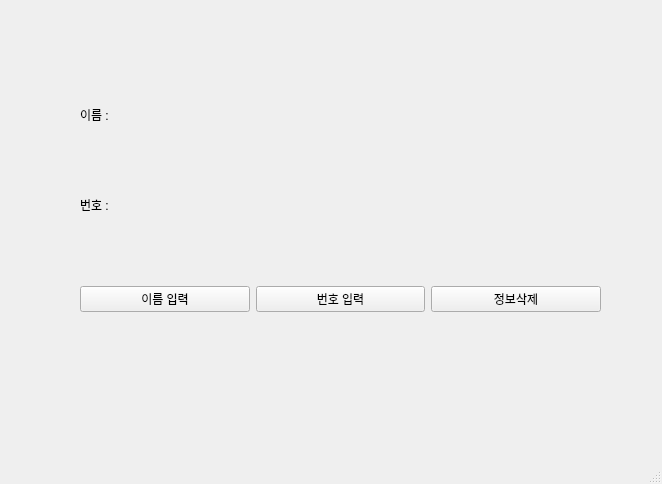
<?xml version="1.0" encoding="UTF-8"?>
<ui version="4.0">
 <class>MainWindow</class>
 <widget class="QMainWindow" name="MainWindow">
  <property name="geometry">
   <rect>
    <x>0</x>
    <y>0</y>
    <width>662</width>
    <height>484</height>
   </rect>
  </property>
  <property name="windowTitle">
   <string>MainWindow</string>
  </property>
  <widget class="QWidget" name="centralwidget">
   <widget class="QWidget" name="verticalLayoutWidget">
    <property name="geometry">
     <rect>
      <x>80</x>
      <y>40</y>
      <width>521</width>
      <height>341</height>
     </rect>
    </property>
    <layout class="QVBoxLayout" name="verticalLayout">
     <item>
      <layout class="QHBoxLayout" name="horizontalLayout">
       <item>
        <widget class="QLabel" name="label_2">
         <property name="sizePolicy">
          <sizepolicy hsizetype="Fixed" vsizetype="Fixed">
           <horstretch>0</horstretch>
           <verstretch>0</verstretch>
          </sizepolicy>
         </property>
         <property name="text">
          <string>이름 :</string>
         </property>
        </widget>
       </item>
       <item>
        <widget class="QLabel" name="name">
         <property name="sizePolicy">
          <sizepolicy hsizetype="Preferred" vsizetype="Fixed">
           <horstretch>0</horstretch>
           <verstretch>0</verstretch>
          </sizepolicy>
         </property>
         <property name="text">
          <string/>
         </property>
        </widget>
       </item>
      </layout>
     </item>
     <item>
      <layout class="QHBoxLayout" name="horizontalLayout_2">
       <item>
        <widget class="QLabel" name="label_4">
         <property name="sizePolicy">
          <sizepolicy hsizetype="Fixed" vsizetype="Fixed">
           <horstretch>0</horstretch>
           <verstretch>0</verstretch>
          </sizepolicy>
         </property>
         <property name="text">
          <string>번호 :</string>
         </property>
        </widget>
       </item>
       <item>
        <widget class="QLabel" name="phone">
         <property name="sizePolicy">
          <sizepolicy hsizetype="Preferred" vsizetype="Fixed">
           <horstretch>0</horstretch>
           <verstretch>0</verstretch>
          </sizepolicy>
         </property>
         <property name="text">
          <string/>
         </property>
        </widget>
       </item>
      </layout>
     </item>
     <item>
      <layout class="QHBoxLayout" name="horizontalLayout_3">
       <item>
        <widget class="QPushButton" name="button1">
         <property name="text">
          <string>이름 입력</string>
         </property>
        </widget>
       </item>
       <item>
        <widget class="QPushButton" name="button2">
         <property name="text">
          <string>번호 입력</string>
         </property>
        </widget>
       </item>
       <item>
        <widget class="QPushButton" name="button3">
         <property name="text">
          <string>정보삭제</string>
         </property>
        </widget>
       </item>
      </layout>
     </item>
    </layout>
   </widget>
  </widget>
  <widget class="QMenuBar" name="menubar">
   <property name="geometry">
    <rect>
     <x>0</x>
     <y>0</y>
     <width>662</width>
     <height>24</height>
    </rect>
   </property>
  </widget>
  <widget class="QStatusBar" name="statusbar"/>
 </widget>
 <resources/>
 <connections/>
</ui>
